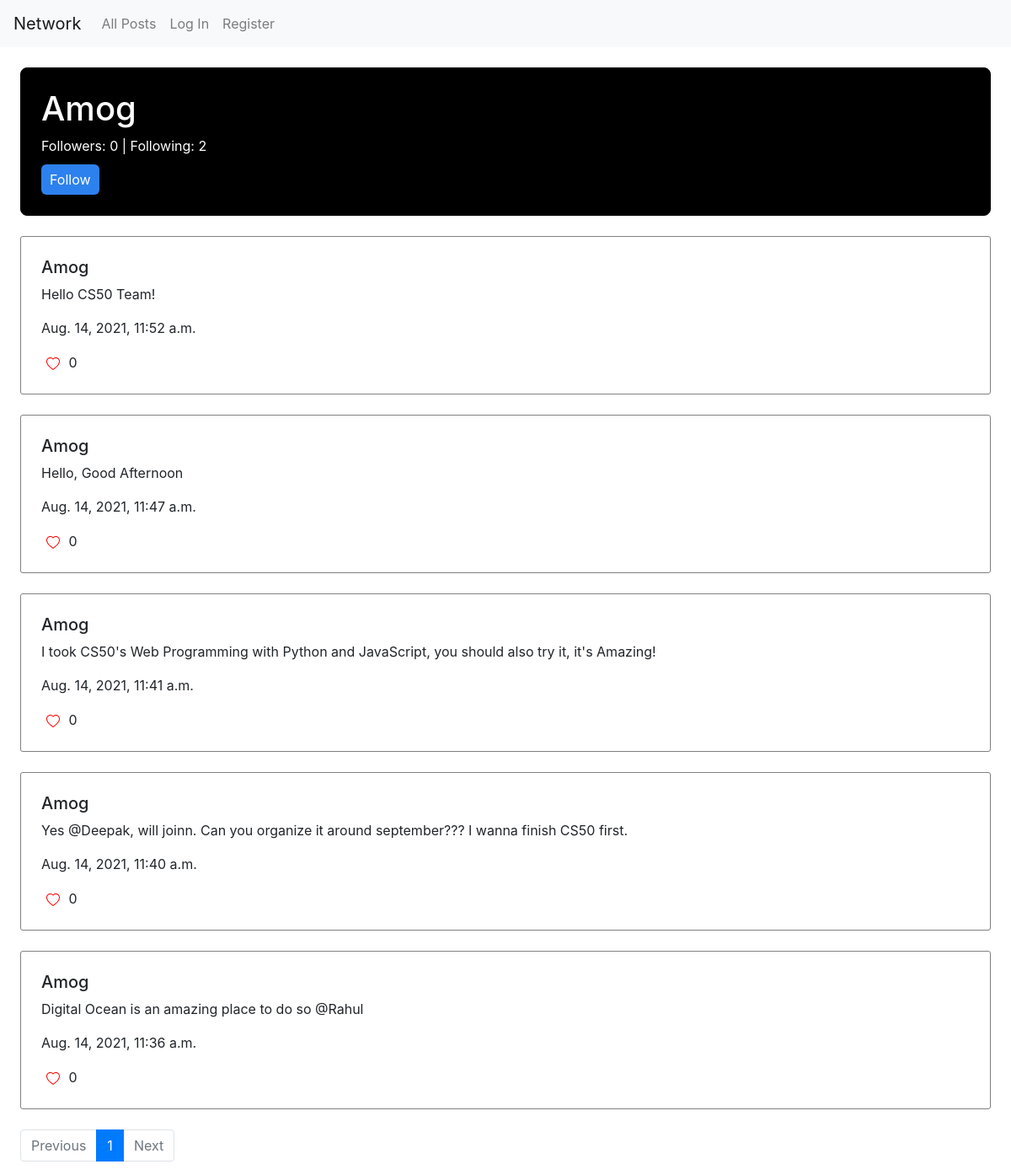
The app's page /user/Amog with its own data.
### network/models.py (models this page shows, shortened)
class User(AbstractUser):
    pass

class Profile(models.Model):
    person=models.ForeignKey(User,on_delete=models.CASCADE,related_name="person",default=None)
    following=models.ManyToManyField(User,blank=True,related_name="followers")
    follower=models.ManyToManyField(User,blank=True,related_name="following")

class Post(models.Model):
    poster=models.ForeignKey(User,on_delete=models.CASCADE,related_name="poster")
    post_content=models.TextField(default=None,verbose_name="New Post")
    date=models.DateTimeField(default=datetime.datetime.now())
    likes=models.ManyToManyField(User,blank=True,related_name="post")

### network/views.py (the view)
# urls.py: path("user/<str:username>",views.profile_view,name="profile"),
def profile_view(request,username):
    profile=User.objects.get(username=username)
    posts_by_this_user=Post.objects.filter(poster=profile)
    follower_following=Profile.objects.get(person=profile)
    is_follow=False
    if request.user in follower_following.follower.all():
        is_follow=True
    posts_by_this_user=posts_by_this_user[::-1]
    paginator = Paginator(posts_by_this_user, 10)
    page_number = request.GET.get('page')
    page_obj = paginator.get_page(page_number)
    return render(request,"network/profile.html", {
        "page_obj":page_obj,
        "profile":profile,
        "profile_stats":follower_following,
        "is_follow":is_follow
    })

### network/templates/network/profile.html (shortened to what this page needs)
{% extends "network/layout.html" %}
{% block body %}
    <div style="display: grid; grid-template-columns: 100%;">
        <div style="margin-top: 2%; margin-left: 2%; margin-right: 2%; border: 1px solid black; padding: 2%; border-radius: 8px; background-color: black; color: white;">
            <h1>{{profile}}</h1>
            <div>Followers: <span>{{profile_stats.follower.all.count}}</span> | Following: {{profile_stats.following.all.count}}</div>
            {% if profile != request.user %}
                <div><button class="button_blue" id="follow_unfollow" style="margin-top: 10px;">
                    {% if is_follow %}Unfollow{% else %}Follow{% endif %}
                </button></div>
            {% endif %}
        </div>
    <div style="display: grid; grid-template-columns: 100%;">
        {% for post in page_obj %}
            <div id="normal_div{{post.id}}" style="margin-top: 2%; margin-left: 2%; margin-right: 2%; border: 1px solid gray; padding: 2%; border-radius: 3px;">
                <h5>{{post.poster}}</h5>
                <p id="content{{post.id}}" >{{post.post_content}}</p>
                <p>{{post.date}}</p>
                <div>
                    {% if request.user in post.likes.all %}
                        <button style="background-color: transparent; border: none; outline: none;" data-like_status="0" onclick="sendRequest(this.id,this.getAttribute('data-like_status'))" id="{{post.id}}" class="like_button"><svg xmlns="http://www.w3.org/2000/svg" width="16" height="16" fill="currentColor" class="bi bi-heart-fill" viewBox="0 0 16 16" style="color: red;">
                            <path fill-rule="evenodd" d="M8 1.314C12.438-3.248 23.534 4.735 8 15-7.534 4.736 3.562-3.248 8 1.314z"/></svg>
                        </button>
                    {% else %}
                        <button style="background-color: transparent; border: none; outline: none;" data-like_status="1" onclick="sendRequest(this.id,this.getAttribute('data-like_status'))" id="{{post.id}}" class="like_button">
                        </button>
                    {% endif %}
                    <span id="likecount{{post.id}}">{{ post.likes.all.count }}</span>
                </div>
            </div>
        {% endfor %}
    </div>
    <nav style="margin-left: 2%; margin-top: 2%;" aria-label="...">
        <ul class="pagination">
            {% if page_obj.has_previous %}
                <li class="page-item">
                    <a class="page-link" href="?page={{page_obj.previous_page_number}}">Previous</a>
                </li>
            {% else %}
                <li class="page-item disabled">
                    <a class="page-link" href="#" tabindex="-1" aria-disabled="true">Previous</a>
                </li>
            {% endif %}
          <li class="page-item active" aria-current="page">
            <a class="page-link" href="?page={{page_obj.number}}">{{page_obj.number}}</a>
          </li>
            {% if page_obj.has_next %}
            <li class="page-item">
                <a class="page-link" href="?page={{page_obj.next_page_number}}">Next</a>
            </li>
            {% else %}
                <li class="page-item disabled">
                    <a class="page-link" href="#" tabindex="-1" aria-disabled="true">Next</a>
                </li>
            {% endif %}
        </ul>
    </nav>
{% endblock %}

### network/static/network/styles.css (style rules this page uses)
.button_blue { background-color: rgb(45, 129, 238); border-radius: 6px; border-color: rgb(45, 129, 238); border: 0; padding: 6px; color: white; padding-left: 10px; padding-right: 10px; }

### records on screen
User: username "Amog"
Profile: follower.all.count "0", following.all.count "2"
Post: poster "Amog", post_content "Hello CS50 Team!", date "Aug. 14, 2021, 11:52 a.m.", likes.all.count "0"
Post: poster "Amog", post_content "Hello, Good Afternoon", date "Aug. 14, 2021, 11:47 a.m.", likes.all.count "0"
Post: poster "Amog", post_content "I took CS50's Web Programming with Python and JavaScript, you should also try it, it's Amazing!", date "Aug. 14, 2021, 11:41 a.m.", likes.all.count "0"
Post: poster "Amog", post_content "Yes @Deepak, will joinn. Can you organize it around september??? I wanna finish CS50 first.", date "Aug. 14, 2021, 11:40 a.m.", likes.all.count "0"
Post: poster "Amog", post_content "Digital Ocean is an amazing place to do so @Rahul", date "Aug. 14, 2021, 11:36 a.m.", likes.all.count "0"

### other values on screen
{{ page_obj.number }} "1"
